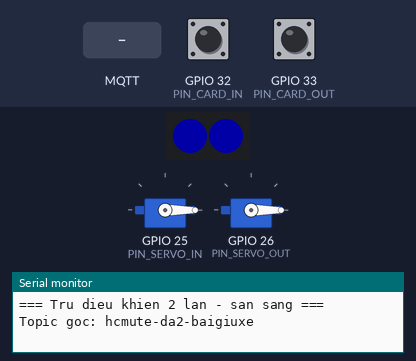
Recording of a sketch running on a simulated ESP32. Parts: 2 RGB LEDs in strip order, left to right, 2 × servo, the last lines printed to the serial monitor. The inputs (shaded band) are chosen by the test bench; at power-on: GPIO 32 (PIN_CARD_IN) HIGH, GPIO 33 (PIN_CARD_OUT) HIGH. Dim RGB values are drawn brighter than linear; WiFi joins after 1.5 s; servers stay silent unless stated; no MQTT or app messages arrive unless stated.

Above: at 1.2 s.
1.3 s: GPIO 32 (PIN_CARD_IN) pulled LOW for 0.15 s
At 2.6 s:
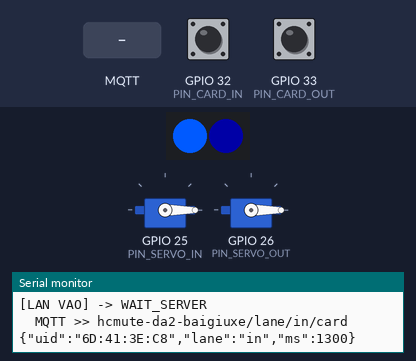
4.4 s: GPIO 33 (PIN_CARD_OUT) pulled LOW for 0.15 s
At 7.2 s:
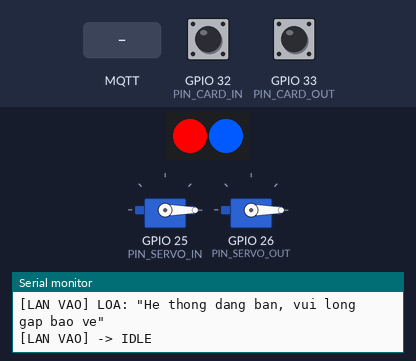
7.5 s: MQTT message "1" arrives on the second subscribed topic
At 8.1 s:
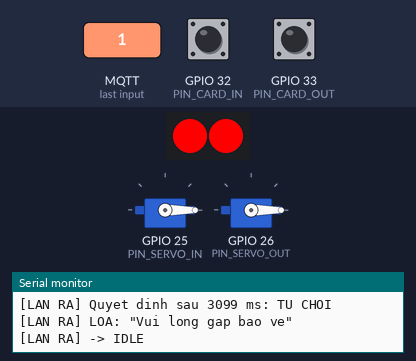
9.8 s: GPIO 32 (PIN_CARD_IN) pulled LOW for 1 s
At 10.3 s:
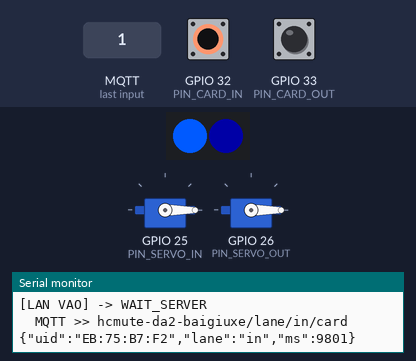
13.8 s: GPIO 33 (PIN_CARD_OUT) pulled LOW for 1 s
At 14.5 s:
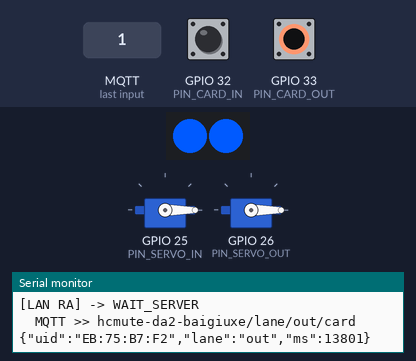
17.8 s: GPIO 32 (PIN_CARD_IN) pulled LOW for 0.15 s
At 19.7 s:
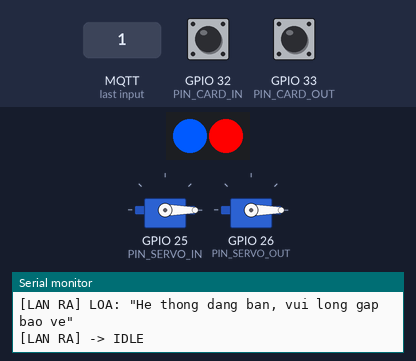
Timing chart, 0 to 24.3 s (numbered marks = the images above; inputs shaded):
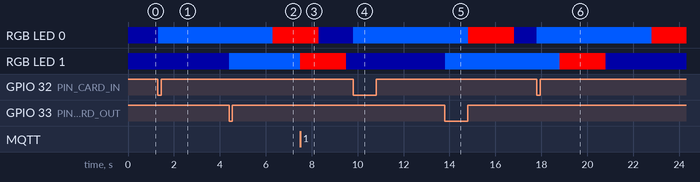

The sketch:

sketch.ino
```cpp
/*
  Bãi giữ xe máy thông minh – firmware TRỤ ĐIỀU KHIỂN 2 LÀN (bản mô phỏng Wokwi)
  Đồ án 2 – HCMUTE · Nguyễn Tấn Huy, Võ Trương Thùy Dương · GVHD ThS. Nguyễn Văn Phúc

  Trong mô phỏng:
    - 2 nút xanh  = quẹt thẻ RC522 ở làn vào / làn ra (mỗi lần bấm là một thẻ khác)
    - 2 nút vàng  = cảm biến IR an toàn dưới cần barie (GIỮ nút = có xe đang đi qua)
    - 2 servo     = barie làn vào / làn ra
    - 2 LED màu   = đèn trạng thái trên mặt đọc thẻ
    - Serial      = thay cho loa DFPlayer (in ra câu loa sẽ đọc)
  Phần cứng thật: RC522 dùng SPI (SCK 18, MISO 19, MOSI 23, SS 5 / 4, RST 27), DFPlayer UART2 (16/17).

  Firmware KHÔNG tự quyết định mở barie: gửi UID lên server qua MQTT rồi chờ lệnh.
  Không có lệnh sau 5 s thì giữ barie đóng (an toàn khi mất mạng).
  Toàn bộ chương trình không dùng delay(): 2 làn chạy song song bằng máy trạng thái.
*/
#include <WiFi.h>
#include <PubSubClient.h>
#include <ArduinoJson.h>
#include <ESP32Servo.h>
#include <Adafruit_NeoPixel.h>

// ===================== CẤU HÌNH =====================
#define OFFLINE_DEMO 0            // 1 = tự quyết định tại chỗ để thử nhanh, KHÔNG cần server
const char* WIFI_SSID = "Wokwi-GUEST";
const char* WIFI_PASS = "";
const char* MQTT_HOST = "broker.hivemq.com";   // broker công cộng để thử; khi làm thật đổi sang IP laptop
const uint16_t MQTT_PORT = 1883;
const char* TOPIC_ROOT = "hcmute-da2-baigiuxe";  // ĐỔI thành chuỗi riêng của nhóm để không trùng người khác

// ===================== CHÂN =====================
const int PIN_CARD_IN = 32, PIN_CARD_OUT = 33;   // nút giả lập quẹt thẻ
const int PIN_SERVO_IN = 25, PIN_SERVO_OUT = 26; // servo barie
const int PIN_IR_IN = 35, PIN_IR_OUT = 39;       // IR an toàn, LOW = có vật dưới cần
const int PIN_PIXELS = 13;                       // 2 LED WS2812 nối tiếp

// ===================== THÔNG SỐ =====================
const int ANGLE_CLOSED = 0, ANGLE_OPEN = 90;
const uint32_t SERVER_TIMEOUT_MS = 5000;   // chờ server tối đa
const uint32_t PASS_TIMEOUT_MS = 15000;    // mở barie mà không có xe qua thì tự đóng
const uint32_t CLOSE_DELAY_MS = 800;       // xe qua hẳn rồi mới hạ cần
const uint32_t SERVO_STEP_MS = 8;          // tốc độ cần barie (ms mỗi độ)
const uint32_t DEBOUNCE_MS = 30;
const uint32_t HEARTBEAT_MS = 5000;

const char* SIM_UIDS[] = {"6D:41:3E:C8", "EB:75:B7:F2", "A3:4F:19:7C", "2C:7D:43:0C", "D1:29:4A:73", "73:87:24:2F"};
const int SIM_UID_COUNT = sizeof(SIM_UIDS) / sizeof(SIM_UIDS[0]);

enum LaneState { IDLE, WAIT_SERVER, OPEN_WAIT_CAR, CAR_IN_GATE, CLOSE_DELAY, CLOSING };
const char* STATE_NAME[] = {"IDLE", "WAIT_SERVER", "OPEN_WAIT_CAR", "CAR_IN_GATE", "CLOSE_DELAY", "CLOSING"};

struct Lane {
  const char* key;      // "in" / "out"
  const char* name;     // tên hiển thị
  int pinCard, pinServo, pinIr, pixel;
  Servo servo;
  int angle, target;
  LaneState state;
  uint32_t tState, tCard, lastStep, lastBtnChange;
  int lastBtn, uidIdx;
  bool idleShown, passReported;
  String uid;
};
Lane lanes[2];

Adafruit_NeoPixel pixels(2, PIN_PIXELS, NEO_GRB + NEO_KHZ800);
WiFiClient net;
PubSubClient mqtt(net);
uint32_t lastReconnect = 0, lastBeat = 0;
#if OFFLINE_DEMO
int demoCount = 0;
const int DEMO_CAP = 3;
#endif

// ===================== TIỆN ÍCH =====================
void setPixel(Lane& L, uint8_t r, uint8_t g, uint8_t b) { pixels.setPixelColor(L.pixel, pixels.Color(r, g, b)); pixels.show(); }
void pixelIdle(Lane& L)  { setPixel(L, 0, 0, 40); }
void pixelBusy(Lane& L)  { setPixel(L, 0, 90, 255); }
void pixelOk(Lane& L)    { setPixel(L, 0, 200, 40); }
void pixelBad(Lane& L)   { setPixel(L, 255, 0, 0); }

bool irBlocked(Lane& L) { return digitalRead(L.pinIr) == LOW; }

void setState(Lane& L, LaneState s) {
  L.state = s; L.tState = millis(); L.idleShown = false;
  Serial.printf("[%s] -> %s\n", L.name, STATE_NAME[s]);
}

String topic(Lane& L, const char* leaf) { return String(TOPIC_ROOT) + "/lane/" + L.key + "/" + leaf; }

void speak(Lane& L, const char* sound) {
  // Thật: DFPlayer phát file mp3 tương ứng. Mô phỏng: in ra Serial.
  const char* text = "";
  if      (!strcmp(sound, "moi_qua"))    text = "Moi qua";
  else if (!strcmp(sound, "bai_day"))    text = "Bai da day, vui long quay lai sau";
  else if (!strcmp(sound, "gap_bao_ve")) text = "Vui long gap bao ve";
  else if (!strcmp(sound, "khong_khop")) text = "The va bien so khong khop, vui long gap bao ve";
  else if (!strcmp(sound, "loi_ket_noi"))text = "He thong dang ban, vui long gap bao ve";
  Serial.printf("[%s] LOA: \"%s\"\n", L.name, text);
}

void publishJson(const String& t, JsonDocument& doc) {
  char buf[200];
  size_t n = serializeJson(doc, buf, sizeof(buf));
  if (mqtt.connected()) mqtt.publish(t.c_str(), (const uint8_t*)buf, n);
  Serial.printf("  MQTT >> %s %s\n", t.c_str(), buf);
}

// ===================== QUYẾT ĐỊNH TỪ SERVER =====================
void applyDecision(Lane& L, bool open, const char* sound, const char* msg, bool manual) {
  // lệnh đến muộn hoặc sai làn: bỏ qua. Lệnh mở tay từ trang quản lý (manual) được nhận cả khi làn đang rảnh.
  if (!(L.state == WAIT_SERVER || (manual && open && L.state == IDLE))) return;
  Serial.printf("[%s] Quyet dinh sau %lu ms: %s %s\n", L.name, (unsigned long)(millis() - L.tCard), open ? "MO" : "TU CHOI", msg ? msg : "");
  speak(L, sound);
  if (open) { pixelOk(L); L.target = ANGLE_OPEN; setState(L, OPEN_WAIT_CAR); }
  else      { pixelBad(L); setState(L, IDLE); }
}

void onMqtt(char* t, byte* payload, unsigned int len) {
  JsonDocument doc;
  if (deserializeJson(doc, payload, len)) { Serial.println("JSON loi"); return; }
  for (int i = 0; i < 2; i++) {
    if (String(t) == topic(lanes[i], "cmd")) {
      const char* action = doc["action"] | "deny";
      applyDecision(lanes[i], !strcmp(action, "open"), doc["sound"] | "gap_bao_ve", doc["msg"] | "", doc["manual"] | false);
    }
  }
}

#if OFFLINE_DEMO
void localDecide(Lane& L) {   // chỉ để thử khi chưa có server
  bool isIn = !strcmp(L.key, "in");
  if (isIn && demoCount >= DEMO_CAP)      applyDecision(L, false, "bai_day", "(demo) bai day", false);
  else if (!isIn && demoCount <= 0)       applyDecision(L, false, "gap_bao_ve", "(demo) khong co xe trong bai", false);
  else { demoCount += isIn ? 1 : -1;      applyDecision(L, true, "moi_qua", "(demo)", false); }
}
#endif

// ===================== XỬ LÝ TỪNG LÀN =====================
void onCard(Lane& L) {
  if (L.state != IDLE) { Serial.printf("[%s] Dang xu ly xe truoc, bo qua the\n", L.name); return; }
  L.uid = SIM_UIDS[L.uidIdx]; L.uidIdx = (L.uidIdx + 1) % SIM_UID_COUNT;
  L.tCard = millis(); L.passReported = false;
  Serial.printf("\n[%s] Quet the %s\n", L.name, L.uid.c_str());
  pixelBusy(L);
  setState(L, WAIT_SERVER);
  JsonDocument doc; doc["uid"] = L.uid; doc["lane"] = L.key; doc["ms"] = L.tCard;
  publishJson(topic(L, "card"), doc);
#if OFFLINE_DEMO
  localDecide(L);
#endif
}

void reportPassed(Lane& L, bool passed) {
  JsonDocument doc; doc["passed"] = passed; doc["uid"] = L.uid;
  publishJson(topic(L, "ir"), doc);
}

void updateLane(Lane& L) {
  uint32_t now = millis();

  // 1) nút quẹt thẻ (chống dội, bắt cạnh xuống)
  int b = digitalRead(L.pinCard);
  if (b != L.lastBtn && now - L.lastBtnChange > DEBOUNCE_MS) {
    L.lastBtnChange = now; L.lastBtn = b;
    if (b == LOW) onCard(L);
  }

  // 2) cần barie chạy từng độ, không chặn chương trình
  if (L.angle != L.target && now - L.lastStep >= SERVO_STEP_MS) {
    L.lastStep = now; L.angle += (L.target > L.angle) ? 1 : -1; L.servo.write(L.angle);
  }

  // 3) máy trạng thái
  switch (L.state) {
    case IDLE:
      if (!L.idleShown && now - L.tState > 2000) { pixelIdle(L); L.idleShown = true; }   // giữ màu kết quả 2 s rồi về chờ
      break;
    case WAIT_SERVER:
      if (now - L.tState > SERVER_TIMEOUT_MS) {
        Serial.printf("[%s] Server khong tra loi -> giu barie dong\n", L.name);
        applyDecision(L, false, "loi_ket_noi", "timeout", false);
      }
      break;
    case OPEN_WAIT_CAR:
      if (irBlocked(L)) setState(L, CAR_IN_GATE);
      else if (now - L.tState > PASS_TIMEOUT_MS) {
        Serial.printf("[%s] Khong co xe qua, tu dong ha can\n", L.name);
        reportPassed(L, false); L.target = ANGLE_CLOSED; setState(L, CLOSING);
      }
      break;
    case CAR_IN_GATE:
      if (!irBlocked(L)) setState(L, CLOSE_DELAY);
      break;
    case CLOSE_DELAY:
      if (irBlocked(L)) setState(L, CAR_IN_GATE);
      else if (now - L.tState > CLOSE_DELAY_MS) {
        Serial.printf("[%s] IR: xe da qua, ha can\n", L.name);
        if (!L.passReported) { reportPassed(L, true); L.passReported = true; }   // chỉ báo 1 lần cho mỗi lượt
        L.target = ANGLE_CLOSED; setState(L, CLOSING);
      }
      break;
    case CLOSING:
      if (irBlocked(L)) {                            // an toàn: có vật dưới cần -> nâng lại
        Serial.printf("[%s] AN TOAN: co vat duoi can, nang lai\n", L.name);
        L.target = ANGLE_OPEN; setState(L, CAR_IN_GATE);
      } else if (L.angle == ANGLE_CLOSED) {
        setState(L, IDLE); pixelIdle(L); L.idleShown = true;
      }
      break;
  }
}

// ===================== MẠNG =====================
void ensureNetwork() {
#if !OFFLINE_DEMO
  if (WiFi.status() != WL_CONNECTED) return;          // WiFi tự kết nối lại ở nền
  if (mqtt.connected()) { mqtt.loop(); return; }
  if (millis() - lastReconnect < 3000) return;          // thử lại mỗi 3 s, không chặn 2 làn
  lastReconnect = millis();
  String id = "pillar-" + String((uint32_t)ESP.getEfuseMac(), HEX);
  Serial.printf("Ket noi MQTT %s ... ", MQTT_HOST);
  if (mqtt.connect(id.c_str())) {
    Serial.println("OK");
    for (int i = 0; i < 2; i++) mqtt.subscribe(topic(lanes[i], "cmd").c_str());
  } else Serial.printf("loi %d\n", mqtt.state());
#endif
}

void heartbeat() {
  if (millis() - lastBeat < HEARTBEAT_MS) return;
  lastBeat = millis();
  if (!mqtt.connected()) return;
  JsonDocument doc; doc["rssi"] = WiFi.RSSI(); doc["uptime"] = millis() / 1000;
  doc["in"] = STATE_NAME[lanes[0].state]; doc["out"] = STATE_NAME[lanes[1].state];
  char buf[160]; size_t n = serializeJson(doc, buf, sizeof(buf));
  mqtt.publish((String(TOPIC_ROOT) + "/pillar/status").c_str(), (const uint8_t*)buf, n);
}

// ===================== SETUP / LOOP =====================
void initLane(Lane& L, const char* key, const char* name, int pinCard, int pinServo, int pinIr, int pixel) {
  L.key = key; L.name = name; L.pinCard = pinCard; L.pinServo = pinServo; L.pinIr = pinIr; L.pixel = pixel;
  L.angle = L.target = ANGLE_CLOSED; L.state = IDLE; L.tState = L.tCard = L.lastStep = L.lastBtnChange = 0;
  L.lastBtn = HIGH; L.uidIdx = 0; L.idleShown = true; L.passReported = false;   // 2 làn dùng chung danh sách thẻ: xe vào trước thì ra trước
  pinMode(pinCard, INPUT_PULLUP);
  pinMode(pinIr, INPUT);                    // GPIO35/39 không có điện trở kéo lên trong: dùng điện trở ngoài
  L.servo.setPeriodHertz(50);
  L.servo.attach(pinServo, 500, 2400);
  L.servo.write(ANGLE_CLOSED);
}

void setup() {
  Serial.begin(115200);
  pixels.begin();
  ESP32PWM::allocateTimer(0);
  ESP32PWM::allocateTimer(1);
  initLane(lanes[0], "in", "LAN VAO", PIN_CARD_IN, PIN_SERVO_IN, PIN_IR_IN, 0);
  initLane(lanes[1], "out", "LAN RA", PIN_CARD_OUT, PIN_SERVO_OUT, PIN_IR_OUT, 1);
  pixelIdle(lanes[0]); pixelIdle(lanes[1]);
  Serial.println("\n=== Tru dieu khien 2 lan - san sang ===");
#if OFFLINE_DEMO
  Serial.println("Che do OFFLINE_DEMO: tu quyet dinh tai cho, suc chua demo = 3 xe");
#else
  WiFi.begin(WIFI_SSID, WIFI_PASS);           // không chờ: 2 làn vẫn chạy trong lúc kết nối
  WiFi.setAutoReconnect(true);
  mqtt.setServer(MQTT_HOST, MQTT_PORT);
  mqtt.setBufferSize(512);                    // lệnh từ server kèm biển số, giờ vào, phí: dài hơn 256 byte mặc định
  mqtt.setCallback(onMqtt);
  Serial.printf("Topic goc: %s\n", TOPIC_ROOT);
#endif
}

void loop() {
  ensureNetwork();
  updateLane(lanes[0]);
  updateLane(lanes[1]);
  heartbeat();
}
```

Measured:
- after the input at 1.3 s, RGB LED 0: RGB(0, 0, 40) → RGB(0, 90, 255) at once
- after the input at 9.8 s, RGB LED 0: RGB(0, 0, 40) → RGB(0, 90, 255) at once
